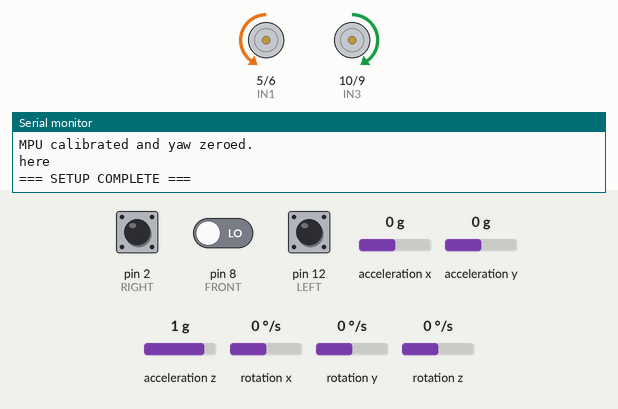
This sketch was run on a simulated Arduino Uno, built with avr-gcc and run on an emulated ATmega328P. Parts: motor-driver pin pairs drawn as motors (green arrow = first pin HIGH = forward, orange = second pin HIGH = backward, longer = more drive), the last lines printed to the serial monitor. Wiring (inferred from the names in the program): MPU-6050 motion sensor at I2C address 0x68. The inputs (shaded band) are chosen by the test bench; at power-on: pin 2 (RIGHT) LOW, rotation z 0 °/s, pin 12 (LEFT) LOW, pin 8 (FRONT) LOW, acceleration x 0 g, acceleration y 0 g, acceleration z 1 g, rotation x 0 °/s, rotation y 0 °/s.

Above: at 4.4 s.
4.5 s: pin 2 (RIGHT) pulled HIGH for 1 s
At 6.5 s:
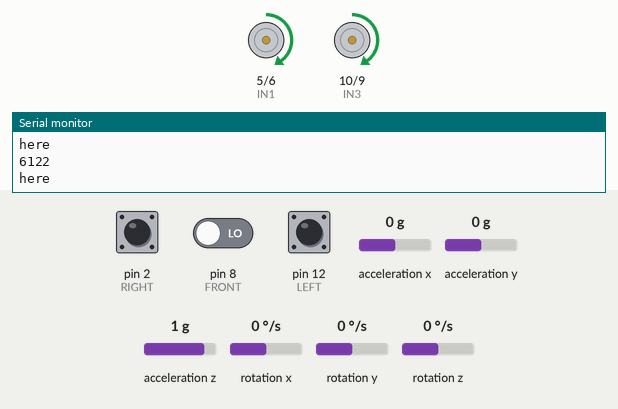
8.5 s: rotation z set to -192 °/s
At 8.99 s:
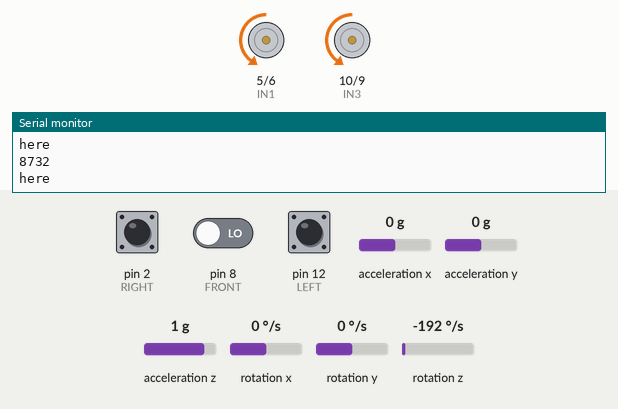
11.5 s: rotation z set to 0 °/s
14.5 s: rotation z set to 100 °/s
17.5 s: pin 12 (LEFT) pulled HIGH for 1 s
At 18.97 s:
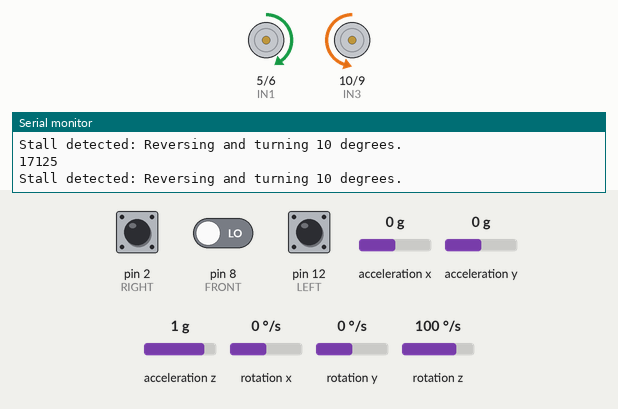
Timing chart, 0 to 21.5 s (numbered marks = the images above; inputs shaded):
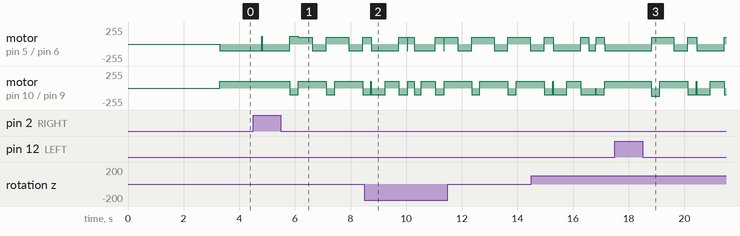

The sketch:

sketch_feb4a.ino
```cpp
#include <Wire.h>
#include <Arduino.h>
#include <math.h>
#include "movement.h"

// Maze sensor digital pins
#define FRONT 8
#define LEFT  12
#define RIGHT 2

// IR sensor analog pins (for lane–alignment)
#define sensorPin1 A0
#define sensorPin2 A1

// Headings
#define NORTH 0
#define EAST  90
#define WEST  270
#define SOUTH 180


int numloops = 0;

// -------------------------
// Timer2 Compare Interrupt for MPU updates (~100 Hz)
// -------------------------
ISR(TIMER2_COMPA_vect) {
  updateAnglesFlag = true;
  // (Additional periodic tasks can be inserted here if needed.)
}

void setup() {
  Serial.begin(115200);
  while (!Serial);
  Serial.println("=== STARTING MAZE NAVIGATION SKETCH ===");

  Wire.begin();
  Serial.println("I2C initialized");

  // Set motor control pins as outputs
  pinMode(IN1, OUTPUT);
  pinMode(IN2, OUTPUT);
  pinMode(IN3, OUTPUT);
  pinMode(IN4, OUTPUT);

  // Set maze sensor pins as inputs
  pinMode(FRONT, INPUT);
  pinMode(LEFT, INPUT);
  pinMode(RIGHT, INPUT);

  // --- Set up Timer2 for ~100 Hz angle updates ---
  cli(); // Disable interrupts
  TCCR2A = 0;
  TCCR2B = 0;
  TCNT2  = 0;
  OCR2A = 156;                // For ~100 Hz on a 16MHz clock w/ 1024 prescaler
  TCCR2A |= (1 << WGM21);     // CTC mode
  TCCR2B |= (1 << CS22) | (1 << CS21) | (1 << CS20); // Prescaler 1024
  TIMSK2 |= (1 << OCIE2A);    // Enable Timer2 compare match A interrupt
  sei(); // Re-enable interrupts
  Serial.println("Timer2 set up for MPU updates (~100 Hz)");

  // Initialize MPU
  Wire.beginTransmission(MPU_ADDR);
  Wire.write(PWR_MGMT_1);
  Wire.write(0x00);  // Wake up MPU6050
  uint8_t error = Wire.endTransmission();
  Serial.print("MPU6050 init result: ");
  Serial.println(error);
  if (error != 0) {
    Serial.println("MPU6050 initialization failed. Check wiring/address!");
    while (1); // Halt if initialization fails
  }

  delay(100);
  Serial.println("Calibrating MPU...");
  calibrateMPU(500);
  zeroYawAfterSettle();
  Serial.println("MPU calibrated and yaw zeroed.");
  updateMovementTimeFromMPU();

  Serial.println("=== SETUP COMPLETE ===");
}

void loop() {
  // Update MPU angles if signaled.
  if (updateAnglesFlag) {
    updateAngles();
    updateAnglesFlag = false;

    // Example: periodically do a fine alignment if close to target.
    if (numloops > 10) {
      updateMovementTimeFromMPU();
      checkStall();
      Serial.print("Aligning lol");
    }
    numloops++;
  }

  // Read digital sensors
  int frontSensor = digitalRead(FRONT);
  int leftSensor  = digitalRead(LEFT);
  int rightSensor = digitalRead(RIGHT);

  // Naïve maze–search logic
  if (frontSensor == HIGH && !isreverse) {
    Serial.println("Path clear. Driving straight.");

    straight(FD);
  } else {
    stopmotors();
    if (leftSensor == HIGH) {
      rotateLeftGrid(90);
    } else if (rightSensor == HIGH) {
      rotateRightGrid(90);
    } else {
      // All blocked: attempt reverse
      backwards();
    }
  }

  // 1) Update movement timestamp from MPU (accelerometer).

  // For debugging: print current yaw
  Serial.print("Current Yaw: ");
  Serial.println(angle[2], 1);

  // Optionally, handle alignment every ~50ms
  processAlignment();
}
```

movement.h
```cpp
#ifndef MOVEMENT_H
#define MOVEMENT_H

#include <Arduino.h>
#include <Wire.h>
#include <avr/interrupt.h>  // Needed for ISR definitions

/*struct Node {
    int value;          // Data stored in the node
    bool visited;       // Flag to track if the node is visited
    Node* WEST;         // Pointer to the west child
    Node* EAST;        // Pointer to the east child
    Node* NORTH;           // Pointer to the north node (if needed)
    Node* SOUTH;         // Pointer to the south node (if needed)

    // Constructor to initialize the node
    Node(int val) {
        value = val;
        visited = false;
        left = right = up = down = nullptr;
    }
};*/

// Turn headings for map
#define NT 0
#define ET 1
#define WT 2
#define ST 3

// Maze sensor digital pins
#define FRONT 8          // Digital pin for the front sensor
#define LEFT  12         // Digital pin for the left sensor
#define RIGHT 2          // Digital pin for the right sensor

// -------------------------
// Motor Control Definitions
// -------------------------
#define IN1 5
#define IN2 6
#define IN3 10
#define IN4 9

#define PWR_MGMT_1 0x6B   // Power management register

// Motor direction definitions
#define FORWARDS  1
#define BACKWARDS 0

#define TURNING 100
#define FD 100

// -------------------------
// IR Sensor Definitions
// -------------------------
const int sensorPin1 = A0;  // Left IR sensor
const int sensorPin2 = A1;  // Right IR sensor

// -------------------------
// MPU Definitions
// -------------------------
#define MPU_ADDR      0x68
#define ACCEL_XOUT_H  0x3B
#define GYRO_XOUT_H   0x43

// -------------------------
// Global Variable Declarations
// -------------------------
extern volatile bool updateAnglesFlag;  // Set externally when new IMU data is available

// Angle (roll, pitch, yaw) and Kalman filter bias arrays
extern float angle[3];
extern float bias[3];
// Kalman filter error covariance matrices for roll, pitch, yaw
extern float P[3][2][2];


extern float accXOffset, accYOffset, accZOffset;
extern float gyroXOffset, gyroYOffset, gyroZOffset;

extern int leftWheelSpeed;
extern int rightWheelSpeed;
extern bool isTurning;
extern int gridHeading;  // e.g., 0=up, 90=right, etc.

// -------------------------
// Alignment Nudge (nonblocking) variables & constants
// -------------------------
// (These variables are declared as extern in the header if you wish to inspect them elsewhere.)
extern volatile bool alignNudgeActive;      // True when a temporary speed boost is in progress
extern volatile unsigned long alignNudgeStartTime; // When the nudge began (millis)
extern volatile int alignNudgeSide;           //  1 = left wheel boosted; -1 = right wheel boosted; 0 = none
extern volatile int originalNudgeSpeed;       // Stored wheel speed before boost

// Duration (in ms) for the temporary nudge and boost amount:
#define NUDGE_DURATION_MS 50
#define NUDGE_BOOST       20

// -------------------------
// Timer2 Alignment Flag
// -------------------------
extern volatile bool alignTick;             // Set by Timer2 ISR to trigger align processing
extern int isreverse;

// -------------------------
// Function Prototypes
// -------------------------
float kalmanFilter(float newAngle, float newRate, float* b, float PP[2][2], float dt);
void calibrateMPU(int numSamples);
void updateAngles();
int16_t readMPURegister16(uint8_t reg);
void zeroYawAfterSettle();
void checkStall();
void updateMovementTimeFromMPU();

void leftwheel(int duty, int dir);
void rightwheel(int duty, int dir);
void straight(int duty);
void stopmotors();
void backwards();
void align();                     // Nonblocking alignment using IR sensors
void checkAlignNudge();           // Checks if nudge duration is over and restores wheel speed
void fineAlignToTarget(float target);
void rotateRightGrid(int turnAngle);
void rotateLeftGrid(int turnAngle);
void turnAround();

// IR Sensor helper functions
float approximateDistanceCM(int adcValue);
void getdistances(int* distances);

// Timer2 setup and processing (for nonblocking align)
void setupTimer2();
void processAlignment();

#endif // MOVEMENT_H
```

Source omitted: movement.cpp (18671 bytes)
